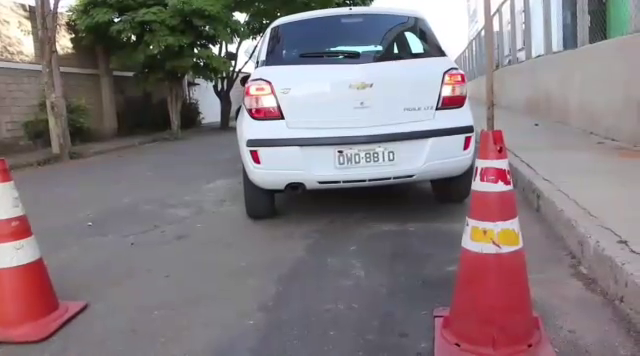
#> input picture frame 13 of TCC-DIEGO/OpenCV_Diego_Codigo/video.mp4, 640 x 356 px
$ python Video.py
#> lines starting #> are read from the running program, lines starting #| are printed output that depends on the picture
import numpy as np
import cv2

cap = cv2.VideoCapture('video.mp4')

while(cap.isOpened()):
    ret, frame = cap.read()
#> frame is the input picture: shape (356, 640, 3); mean B, G, R 125.4, 121.1, 130.8

    gray = cv2.cvtColor(frame, cv2.COLOR_BGR2GRAY)
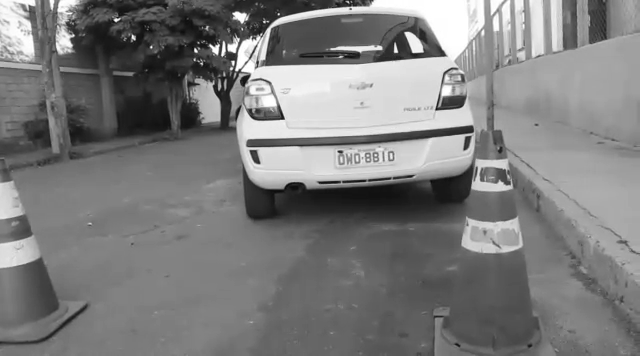
#> gray: shape (356, 640); min 9, max 255, mean 124.5

    cv2.imshow('frame',gray)
    if cv2.waitKey(1) & 0xFF == ord('q'):
#> (key q is pressed here)
        break

cap.release()
cv2.destroyAllWindows()

$ run again, starting later in the video
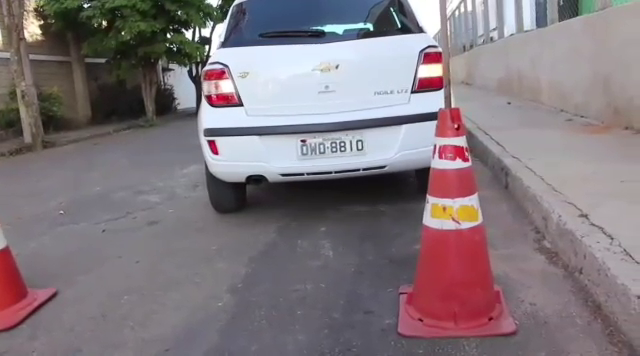
#> input picture frame 59 of TCC-DIEGO/OpenCV_Diego_Codigo/video.mp4, 640 x 356 px
#> frame is the input picture: shape (356, 640, 3); mean B, G, R 125.4, 119.8, 129.6
#> `gray = cv2.cvtColor(frame, cv2.COLOR_BGR2GRAY)`:
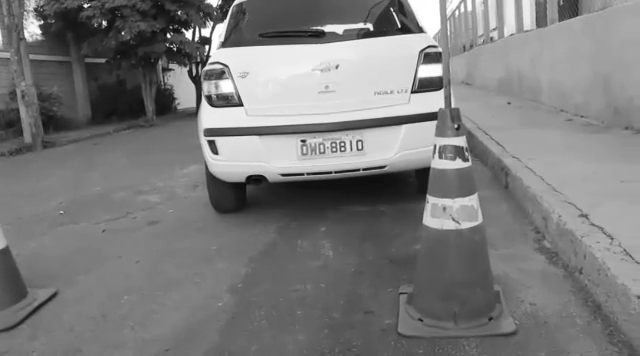
#> gray: shape (356, 640); min 4, max 255, mean 123.4

$ run again, starting later in the video
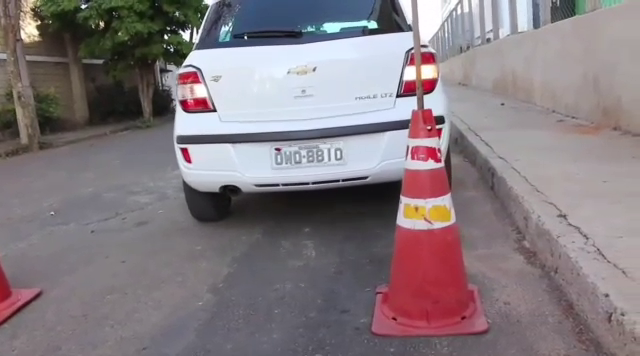
#> input picture frame 105 of TCC-DIEGO/OpenCV_Diego_Codigo/video.mp4, 640 x 356 px
#> frame is the input picture: shape (356, 640, 3); mean B, G, R 127.8, 122.9, 132.5
#> `gray = cv2.cvtColor(frame, cv2.COLOR_BGR2GRAY)`:
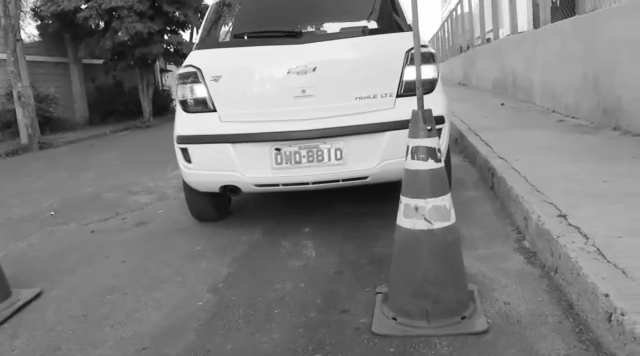
#> gray: shape (356, 640); min 9, max 255, mean 126.3
